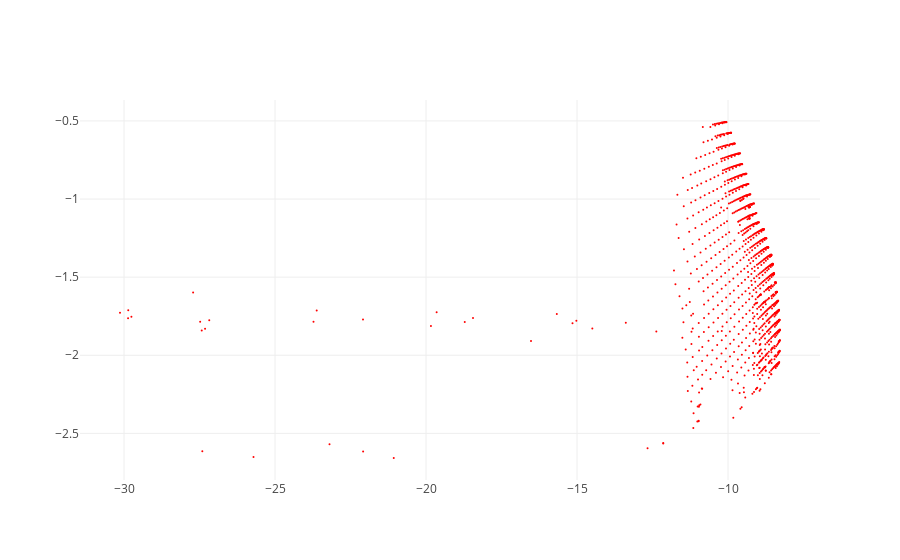

The cell this chart's notebook holds for it:
### Markdown cell above
## Plotting the images using this range

### Code cell
# select the image of choice between 0 to 49
img_choice = 34

# selecting the range values
x_range = [x_min[img_choice] , x_max[img_choice]]
y_range = [y_min[img_choice] , y_max[img_choice]]

# the scene to plot
scene_to_view = new_objects[img_choice]

# plotting the graph with the given range and if you want to change the view change the needed_view variable
visualize(scene_to_view, needed_view, x_range, y_range)

### Figure 1 — Plotly figure (JSON) as saved in the notebook; plotly's stock layout.template omitted (floating-point values rounded to 4 significant figures; data arrays with more than 128 entries replaced by an {"elided": "..."} marker saying what was removed)
{"data": [{"marker": {"color": "red", "opacity": 1, "size": 2}, "mode": "markers", "type": "scatter", "uid": "384bb240-b9a3-4494-83f3-5c5bfca3815b", "x": {"elided": "1160 float values"}, "y": {"elided": "1160 float values"}}], "layout": {"scene": {"xaxis": {"range": [-14.85, -4.847]}, "yaxis": {"range": [-4.545, 2.455]}}}}
